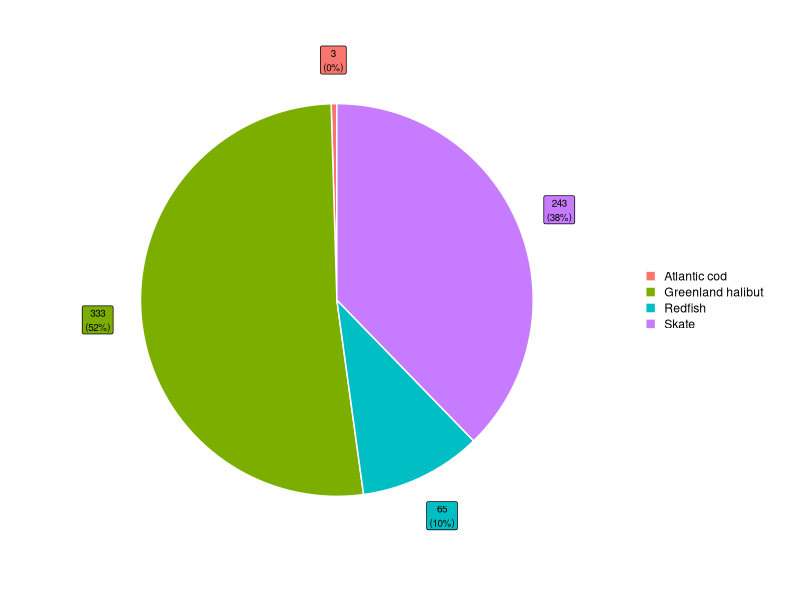
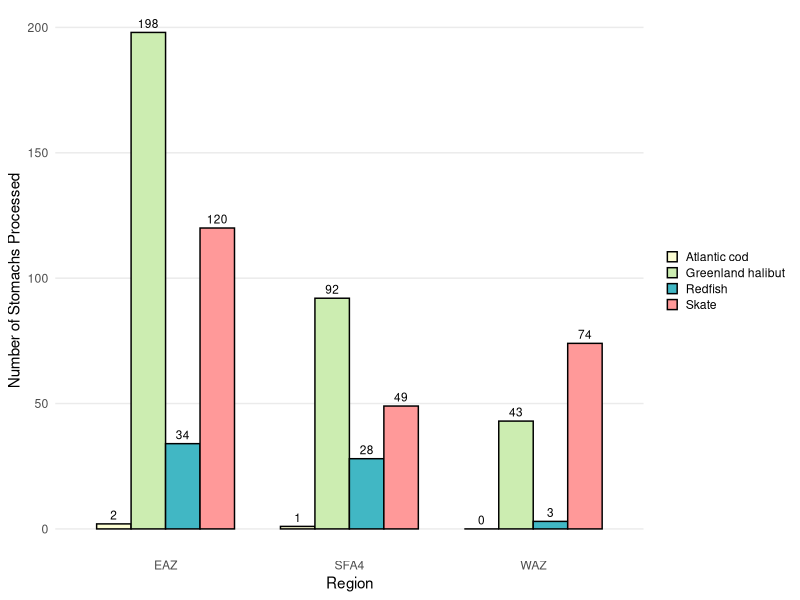
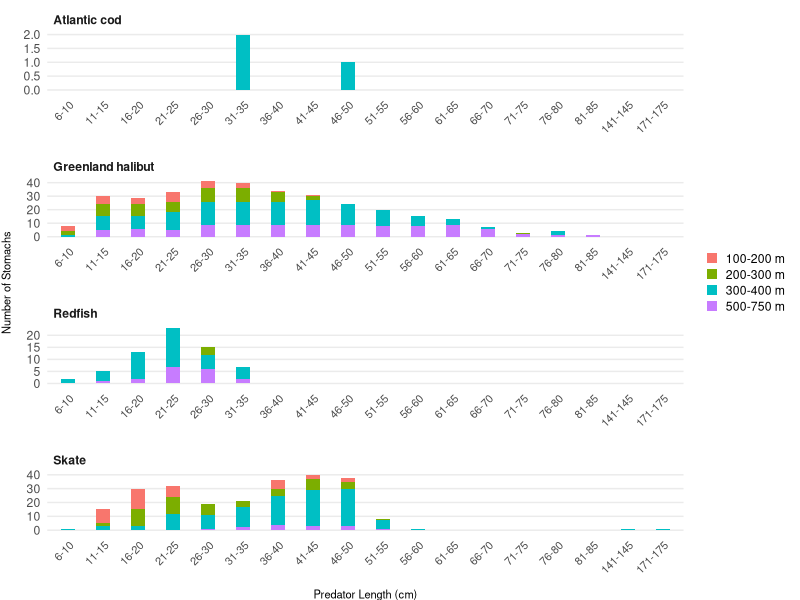

R code for these plots, in order: (Note: this script raises an error after producing the figures.)
## ---- chunk 1
knitr::opts_chunk$set(echo = TRUE) 

# This code chunk sets the parameters for the document code chunks

# The 'include=FALSE' parameter means this particular r chunk won't be shown in the report


######################### Required Packages ####################################


library(ggplot2)
library(tidyverse)
library(dplyr)
library(ggrepel)           # Fig 3: ensures labels don't overlap
library(reshape2)          # Fig 4
library(viridis)                 # Fig 5 - color blind friendly palette

######## Setting up the Theme

# At the 5 Minute mark it goes into establishing a universal theme for all charts https://www.youtube.com/watch?v=4KMrOZ_BbKE
    # not sure it would work here because it has charts and tables??

# examples from video is
# theme_set(theme_bw() + theme(title = element_text(colour = "steelblue", face = "bold")))


################# Notes on cross-referencing figures and tables ################


# In the YAML Header, the 'bookdown::word_document2' parameter gives the ability to cross-reference

# I can reference in text using Figure \@ref(fig:label). It hyperlinks it in pdf but not word. It also gives different Figure number in pdf and word. So there are still things to figure out.
  # to cross reference the figure needs a unique code-chunk name, and have a figure caption

# Code chunk names should be one word or separated with '-', not with spaces, '_', or '.'
  #{r code-chunk}

# I can create figure captions by including 'fig.cap=' in the {r code-chunk, fig.cap=caption text}.

  # If text \@ref(fig:label) is included in notes in the R markdown portion, there will be an error that occurs when Knitting. Therefore included here.
## ---- chunk 2

# This code chunk:
    # imports the data
    # manipulates the data it to create the base prey dataframe
    # manipulates the data it to create the base predator dataframe
    # checks & saves the dataframe structures

# The data imported must be structured consistently in order to utilize this coding.

# All code to check dataframe structure are commented out. If not they will produce outputs into the report.


############################ Key Data Structure Assumption #####################

# It is assumed that the imported data will initially have a structure consistent to the example saved immediately below. Particularly the variable names and variable data type (e.g. chr, int, num)



### Example initial imported dataset structure 

# 'data.frame':	2300 obs. of  16 variables:
#  $ content.key: chr  "72138002_892_1_1_-171_212" "72138002_892_1_1_-171_212" "72138002_892_1_1_-171_212" "72138002_892_1_1_-171_212" ...
#  $ prey.sp    : int  9998 9998 9998 9998 4770 4770 4770 4770 9998 9998 ...
#  $ weight     : num  0 0 0 0 0.0015 0.0015 0.0015 0.0015 0 0 ...
#  $ count      : int  0 0 0 0 1 1 1 1 0 0 ...
#  $ pred.sp    : int  892 892 892 892 892 892 892 892 892 892 ...
#  $ length     : int  40 40 40 40 45 45 45 45 52 52 ...
#  $ year       : int  2013 2013 2013 2013 2013 2013 2013 2013 2013 2013 ...
#  $ start.depth: int  823 823 823 823 823 823 823 823 823 823 ...
#  $ end.depth  : int  829 829 829 829 829 829 829 829 829 829 ...
#  $ lat.deg    : int  64 64 64 64 64 64 64 64 64 64 ...
#  $ lat.min    : num  27.9 27.9 27.9 27.9 27.9 ...
#  $ long.deg   : int  57 57 57 57 57 57 57 57 57 57 ...
#  $ long.min   : num  59.8 59.8 59.8 59.8 59.8 ...
#  $ sa.code    : chr  "2G" "RISA" "SFA2EX" "SFA3" ...
#  $ sort.key   : int  10 7 6 8 10 7 6 8 10 7 ...
#  $ trawl.id   : int  72138002 72138002 72138002 72138002 72138002 72138002 72138002 72138002 72138002 72138002 ...


####################### Importing Your Data ####################################


### import data

prey <- read.csv('data/raw/2019_StomachContent_test.csv') 
    # assumes header=TRUE and knows it's separated by commas

str(prey)
    # check initial data structure. Does it match example above?


########################## Creating Base Prey Dataframe ########################


# This code chunk:
    # manipulates the data it to create the base prey dataframe
    # checks & saves the dataframe structure

# 'prey' dataframe: each row is a new prey item per sampled stomachs

# Dataframe transformations:
    # add column with shrimp fishing regions (EAZ, WAZ, SFA4)
    # add column with predator 'category' names (Atlantic code, Greenland halibut, Redfish, Skate)
    # add column with depth range category (100-200 m, 200-300 m, 300-400 m, 400-500 m, 500-750 m)
    # add predator length range category (binned into 5 cm length groups)

# Finish with checking and storing dataframe structure



### Adding 'region' category (WAZ, EAZ, SFA4) 

prey$region = prey$Study.Area  
    # creates new column that is duplicate of sa.code, and renames to pred. name

prey <- prey %>% 
  mutate(region=recode(region, "RISA"="EAZ", "SFA2EX"="EAZ", "SFA3" = "WAZ",
                       "2G" = "SFA4"))
    # renaming values in the prey$region column



### Adding predator category

prey$pred.name = prey$OS_ID  
    # creates new column that is duplicate of pred.sp, and renames to pred. name

prey <- prey %>%
  mutate(pred.name=recode(pred.name, "892" = "Greenland halibut",
                          "438" = "Atlantic cod",
                          "792" = "Redfish", "793" = "Redfish", "794" = "Redfish",
                          "997" = "Redfish", "998" = "Redfish",
                          "80" = "Skate", "88" = "Skate", "89" = "Skate",
                          "90" = "Skate", "91" = "Skate", "92" = "Skate",
                          "94" = "Skate", "95" = "Skate", "96" = "Skate",
                          "97" = "Skate"))
    # replaces species codes with predatory categories in new column. 
    # See 'Predator Codes and Names.txt' file in 'Scripts' folder for list of species names attached to each code



### Adding depth range category

# The Access database does have a depth-range column BUT it has with a variety of overlapping ranges.
# Below code creates desired depth ranges based on start-end depths
# This ensures code is repeatable even if new depth ranges are added into the database

prey <- prey %>% 
  mutate(depth = case_when(Start.Depth >= 100 & End.Depth >= 100 & 
                             Start.Depth <= 200 & End.Depth <= 200 ~ "100-200 m",
                           
                           Start.Depth >= 200 & End.Depth >= 200 & 
                             Start.Depth <= 300 & End.Depth <= 300 ~ "200-300 m",
                           
                           Start.Depth >= 300 & End.Depth >= 300 & 
                             Start.Depth <= 400 & End.Depth <= 400 ~ "300-400 m",
                           
                           Start.Depth >= 400 & End.Depth >= 400 & 
                             Start.Depth <= 500 & End.Depth <= 500 ~ "300-400 m",
                           
                           Start.Depth >= 500 & End.Depth >= 500 & 
                             Start.Depth <= 750 & End.Depth <= 750 ~ "500-750 m"))
    # yes multiple categories both use the same 'start/end' points.
    # the combination of requirements within each depth category means there isn't actually overlap



### Adding predator length range category

# Binning the data
prey <- prey %>% 
  mutate(length.range = cut(Length, breaks=seq(from = 0, to = 5.99, by = 5.99))) %>% 
    # sets first bin as < 6
  
  mutate(length.range = cut(Length, breaks=seq(from = 5.99, to = max(Length)+5, by = 5)))   
    # sets remaining bins as # >=6 and <11 (or range 6-10). Etc
    # max(Length) ends the sequence at the length of the longest fish sampled
    # longest fish ends up being excluded with this
    # max(Length)+5 ensures the longest fish will be included


# Reformatting the binned outputs 
prey <- prey %>%
  mutate(length.range = str_replace(length.range, ',', '-')) %>%        
    # replaces , with -
  
  mutate(length.range = gsub("[(]|[]]", '', length.range,)) %>%        
    # removes ( or ]. Equivalent code wasn't working with str_replace
  
  mutate(length.range = str_replace(length.range, "5.99", "6"))  %>%    
    # replaces 5.99 with 6
  
  mutate(length.range = str_replace(length.range, "1$", "0")) %>%       
    # if the last digit is 1, it is replaced with a 0
  
  mutate(length.range = str_replace(length.range, "6$", "5"))           
    # if the last digit is 6, it is replaced with a 5



### Any missing values?

colSums(is.na(prey)) 
    # check if there are any NAs remaining (shows # NA's per column)



### Saving the prey dataframe structure

str(prey) 

# 'data.frame':	1236 obs. of  23 variables:
 
# $ ContentKey        : chr  "62114003_892_3_1_-14_1733" "62114003_892_3_1_-15_1732" "62114003_892_3_1_-16_1728"...
# $ Prey_OS_ID        : int  6967 9998 6967 6967 6967 6967 8020 8020 4950 8530 ...
# $ PreyWt            : num  0.3 NA 0.286 0.091 0.079 ...
# $ Prey_Count        : int  NA NA NA NA NA NA NA NA NA NA ...
# $ OS_ID             : int  892 892 892 892 892 892 892 892 892 892 ...
# $ Length            : num  24.5 20 20 20.5 17 14 37.5 27 27 33 ...
# $ Trawl_ID          : int  62114003 62114003 62114003 62114003 62114003 62114003 62114003 62114003 62114003 ...
# $ Year              : int  2019 2019 2019 2019 2019 2019 2019 2019 2019 2019 ...
# $ Start.Depth       : int  269 269 269 269 269 269 269 269 269 269 ...
# $ End.Depth         : int  271 271 271 271 271 271 271 271 271 271 ...
# $ Depth.Range       : chr  "201-300" "201-300" "201-300" "201-300" ...
# $ Study.Area        : chr  "2G" "2G" "2G" "2G" ...
# $ Scientific.Name   : chr  "REINHARDTIUS HIPPOGLOSSOIDES" "REINHARDTIUS HIPPOGLOSSOIDES" ...
# $ CommonName        : chr  "GREENLAND HALIBUT, TURBOT" "GREENLAND HALIBUT, TURBOT" ...
# $ Start.Lat.Degree  : int  57 57 57 57 57 57 57 57 57 57 ...
# $ Start.Lat.Minutes : num  45.1 45.1 45.1 45.1 45.1 ...
# $ Start.Long.Degree : int  60 60 60 60 60 60 60 60 60 60 ...
# $ Start.Long.Minutes: num  24.2 24.2 24.2 24.2 24.2 ...
# $ FishKey           : chr  "62114003_892_3_1_-14" "62114003_892_3_1_-15" "62114003_892_3_1_-16" ...
# $ region            : chr  "SFA4" "SFA4" "SFA4" "SFA4" ...
# $ pred.name         : chr  "Greenland halibut" "Greenland halibut" "Greenland halibut" "Greenland halibut" ...
# $ depth             : chr  "200-300 m" "200-300 m" "200-300 m" "200-300 m" ...
# $ length.range      : chr  "21-25" "16-20" "16-20" "16-20" ...


###################### Creating Base Predator Dataframe ########################


# This code chunk:
    # manipulates the data it to create the base predator dataframe
    # checks & saves the dataframe structure

# 'pred' dataframe: each row is a new fish that's stomach was sampled 

# Dataframe transformations:
    # check number of fish sampled
    # duplicate prey dataframe
    # remove duplicate fish-id values (from multiple prey found within stomachs)
    # confirm number of sampled fish retained is correct
    # add column for number of stomachs sampled

# Finish with checking and storing dataframe structure



### checking how many unique fish were sampled

length(unique(prey$FishKey))
    # 2019 data: 644 observations



### duplicating base prey dataframe

pred <- prey



### Retain one row per sampled fish

# removing duplicated values for FishKey so that there is one entry per predator
pred <- pred[!duplicated(pred$FishKey),]
    # removes duplicates in FishKey

# CHECK NUMBER VARIABLES! Does it match # unique fish sampled above

 str(pred) 
    # for 2019 data: 644 observations



### Adding category for the number of stomachs sampled per fish

pred$sampled.stomach <- 1 



### Saving Structure of Base Dataframe

# str(pred)

# 'data.frame':	644 obs. of  22 variables:

# $ ContentKey        : chr  "62114003_892_3_1_-14_1733" "62114003_892_3_1_-15_1732" ...
# $ Prey_OS_ID        : int  6967 9998 6967 6967 6967 6967 8020 8020 8530 8020 ...
# $ PreyWt            : num  0.3 NA 0.286 0.091 0.079 ...
# $ Prey_Count        : int  NA NA NA NA NA NA NA NA NA NA ...
# $ OS_ID             : int  892 892 892 892 892 892 892 892 892 892 ...
# $ Length            : num  24.5 20 20 20.5 17 14 37.5 27 33 33.5 ...
# $ Trawl_ID          : int  62114003 62114003 62114003 62114003 62114003 62114003 62114003 62114003 62114003 ...
# $ Year              : int  2019 2019 2019 2019 2019 2019 2019 2019 2019 2019 ...
# $ Start.Depth       : int  269 269 269 269 269 269 269 269 269 269 ...
# $ End.Depth         : int  271 271 271 271 271 271 271 271 271 271 ...
# $ Depth.Range       : chr  "201-300" "201-300" "201-300" "201-300" ...
# $ Study.Area        : chr  "2G" "2G" "2G" "2G" ...
# $ Scientific.Name   : chr  "REINHARDTIUS HIPPOGLOSSOIDES" "REINHARDTIUS HIPPOGLOSSOIDES" ...
# $ CommonName        : chr  "GREENLAND HALIBUT, TURBOT" "GREENLAND HALIBUT, TURBOT" ...
# $ Start.Lat.Degree  : int  57 57 57 57 57 57 57 57 57 57 ...
# $ Start.Lat.Minutes : num  45.1 45.1 45.1 45.1 45.1 ...
# $ Start.Long.Degree : int  60 60 60 60 60 60 60 60 60 60 ...
# $ Start.Long.Minutes: num  24.2 24.2 24.2 24.2 24.2 ...
# $ FishKey           : chr  "62114003_892_3_1_-14" "62114003_892_3_1_-15" "62114003_892_3_1_-16" ...
# $ region            : chr  "SFA4" "SFA4" "SFA4" "SFA4" ...
# $ pred.name         : chr  "Greenland halibut" "Greenland halibut" "Greenland halibut" "Greenland halibut" ...
# $ sampled.stomach      : num  1 1 1 1 1 1 1 1 1 1 ...

## ---- chunk 3

# The purpose of this code chunk is to create Figure 3

# Figure Caption is currently from Polaczek 2023

# The sections of this code chunk are:
    # Creating a new dataframe for Figure 3
    # Creating and Formatting Figure 3 pie chart
    # Recording Additional Geom_Label arguments that we may want to include in further edits 

# Tutorial and experimental codes for Fig 3 are saved in (scripts/draft code/Draft_Script_Fig03_PieChart.R).

# Those notes include other pie chart packages, functions, and arguments that I learned but did not end up using

# Additional notes on geom_label and geom_label_repel are saved at the bottom of (Script_Figure3_PieChart.R)


#################### Creating new dataframe for Figure #########################


# This dataframe will detail the total sum of stomachs sampled per predator category

# All code to check dataframe structure are commented out. If not they will produce outputs into the report.

# library(ggrepel) 
    # included in code chunk 'r setup'



### Create figure dataframe

pred.total <- aggregate(pred$sampled.stomach, list(pred$pred.name), sum)

# pred.total 



### Renaming the columns in the new dataframe

names(pred.total)[names(pred.total) == "Group.1"] <- "pred.name"

names(pred.total)[names(pred.total) == "x"] <- "stomach.total"

# names(pred.total)



### Creating figure labels

pred.total$label <- paste(pred.total$stomach.total, sep = "
", 
                          paste0( "(", round(100 * pred.total$stomach.total / sum(pred.total$stomach.total), 0 ), "%)" ))
    # Label structure will be 'total stomach sampled (% of stomachs)'
    # DO NOT ADJUST THE SPACING AFTER [sep = "..."]. This splits the values into 2 lines. Adding spaces will uncenter second line. 
    # paste() puts spaces between labels
    # paste0() does not have spaces between labels. Which means there is no space between # and % (e.g. 40% vs 40 %)



### Checking Final Database Structure

# str(pred.total)


### Saving Final Database Structure 

# 'data.frame':	4 obs. of  3 variables:
#  $ pred.name    : chr  "Atlantic cod" "Greenland halibut" "Redfish" "Skate"
#  $ stomach.total: num  20 1340 900 40
#  $ label        : chr  "20\n(1%)" "1340\n(58%)" "900\n(39%)" "40\n(2%)"


################### Building and Formatting the Pie Chart ######################


### Creating the pie chart

ggplot(pred.total, aes(x = "", y = stomach.total, fill = pred.name)) +
  
  coord_polar(theta = "y") + 
        # basing the circular coordinates on the y value (stomach.total)
  
  geom_col(color = "white", linewidth = 0.5) + 
       # creates white line separations between pieces
  
  theme_void() + 
        # removes the default theme (grey background & external grid lines)
  
  geom_label(aes(x = 1.65, label = label),  
        # x=# moves labels along 'x-axis'. Goal here is outside the pie chart.
        # label = pred.total$label created above. 
        # with 'aes()' we don't need 'pred.total$..'. Knows we are in 
    size = 2.5, 
        # adjusts size of label text
    position = position_stack(vjus = 0.5), 
        # defines 'y-axis' position of label. 'vjus=0.5' is centered.
    show.legend = FALSE) +
        # Removes geom_label default of adding an 'a' to legend colors
  
  theme(
    legend.title = element_blank(), 
        # removes legend title
    legend.key.size = unit(3, "mm"), 
        # adjusts width of legend color symbols
    legend.key.height = unit(3, "mm"), 
        # adjusts height of legend color symbols
    legend.key.spacing.y = unit(1, "mm"),
        # defines space between legend items
  )

## ---- chunk 4

# The purpose of this code chunk is to create Figure 4

# Figure Caption is currently from Polaczek 2023

# The sections of this code chunk are:
    # Creating a new dataframe for Figure 4
    # Creating and Formatting Figure 4 bar chart

# If desired, additional notes and links to tutorial youtubes/webpages I used to create Figure 4 are recorded in (scripts/draft code/Draft_Script_Fig4_Bar-sample-region.R)

# Those notes include sites and tutorials that assisted me with:
    # Creating figure dataset
    # GGPLOT2 Code for Grouped Pie Charts
    # additional ggplot2 arguments not used in this chart



################### Creating New Dataframe for Fig 4 ###########################

# This dataframe will detail the total sum of stomachs sampled per predator category in each region

# All code to check dataframe structure are commented out. If not they will produce outputs into the report.

# New Dataframe structure will need:
    # Two categorical variables:
        # x-axis: regions
        # fill: predator category
    # One numerical variable: 
        # y-axis: total samples per predator species per region

# library(reshape2) 
    # included in code chunk 'r setup'



### create Fig 4 dataframe: sum stomach samples per species, per region

wide.data <- dcast(pred, region~pred.name, value.var="sampled.stomach", sum)
    # creates a dataframe in a 'wide format' and we will want a 'long format' dataframe
    # Tutorial 1 in Fig 4 draft code doc

# wide.data



### converting 'wide format' to 'long format'

region.total <- melt(data = wide.data,                       
      # melt() converts from wide (sp. spread across rows) to long format (sp. compiled into one row)
                     id.vars = "region",                     
      # id.vars : vector of variables I want to stack
                     measured.vars = c("Atlantic cod",       
                                       "Greenland halibut", 
                                       "Redfish", "Skate"),
      # measured.vars : identifies the columns that have the data I want to stack
                     variable.name = "pred.name",            
      # variable.name : what I want to call the stacked column
                     value.name = "stomach.sum")             
      # value.name : name of the column of my stacked measurements in my output data frame
    
      # Tutorial 2 in Fig 4 draft code doc melt()
    

# region.total



### Checking Final Database Structure

# str(region.total)



### Saving Final Database Structure 

# 'data.frame':	12 obs. of  3 variables:
# $ region     : chr  "EAZ" "SFA4" "WAZ" "EAZ" ...
# $ pred.name  : Factor w/ 4 levels "Atlantic cod",..: 1 1 1 2 2 2 3 3 3 4 ...
# $ stomach.sum: num  2 1 0 198 92 43 34 28 3 120 ...


############### Building and Formatting the Grouped Bar Chart ##################


### Grouped Bar Chart

ggplot(data = region.total,
       aes(fill=pred.name, y=stomach.sum, x=region)) + 
  
  geom_bar(position = position_dodge(),                          
         # makes the bars beside each other while being compatible with additional arguments
           width = 0.75,                                         
         # defines width of bars
           stat="identity",
           color = "black") +                                    
         # makes black boarders around bars
  
  geom_text(aes(label = stomach.sum),                            
         # label bar charts based on y value
            vjust = -0.5,                                        
         # puts labels above bars
            size = 3,                                            
         # changes size of labels
            position = position_dodge(width = 0.75)) +
         # matches the labels with our grouped bars (match widths in geom_text and geom_bar)
  
  scale_fill_manual(values = c("Atlantic cod" = "#FCFED4",       
                               "Greenland halibut" = "#CCEDB1", 
                               "Redfish" = "#41B7C4", 
                               "Skate" ="#FF9999" )) +
        # above assigns colour to particular predator categories
  
  theme_minimal() +                                              
        # minimal theme removes right/left boarders
        # minimal theme places x-axis directly below bars
        # minimal theme removes gray background color
  
  theme(legend.title = element_blank(),                          
        # removes legend title
        legend.key.size = unit(3, "mm"),                         
        # adjusts width of legend color symbols
        legend.key.height = unit(3, "mm"),                       
        # adjusts height of legend color symbols 
        legend.key.spacing.y = unit(1, "mm"),                    
        # defines space between legend items
        panel.grid.minor = element_blank(),                      
        # removes all minor grid-lines 
        panel.grid.major.x = element_blank()) +                  
        # removes grid-lines along the x-axis
  
  labs(x = "Region",                                             
        # x-axis title
       y = "Number of Stomachs Processed",)                      
        # y-axis title

## ---- chunk 5
# The purpose of this code chunk is to create Figure 5

# The sections of this code chunk are:
    # Creating and Formatting Figure 5 paneled-bar chart

# No creation of a new dataframe is required for Fig 5


# This figure will detail the total sum of stomachs sampled per size class within each depth stratum.
    # Different panel for each predator category

# Figure structure will need:
    # Three categorical variables:
        # x-axis: predator length
        # fill: depth range
        # facet: predator category
    # One numerical variable:
        # y-axis: sum stomach samples that falls within categories


# If desired, old/test code and additional links to tutorial youtubes/webpages I used to create Figure 5 are recorded in (scripts/draft code/Draft_Script_Fig5_Stomach-by-Length.R)

# Those notes include sites and tutorials that assisted me with:
    # Data structure for figure
    # Building faceted stacked bar charts
    # Formatting faceted stacked bar charts
    # Unused but Interesting ggplot2 arguments
    # Creating a Base Theme for R Markdown Plots


############### Building and Formatting the Grouped Bar Chart ##################


### Faceted Stacked Bar Chart

ggplot(pred, aes(reorder(length.range, Length))) +  
  # orders the X-axis categories based on numerical length of fish
  # basically makes ggplot see and order the x-axis as numbers vs text
  
  geom_bar(aes(fill = depth),
           position = "stack",
           stat="count",
           width = 0.4) +   # changes the width of the bars 
  
  facet_wrap(~ pred.name, 
             nrow = 5, 
             scale = "free_y",
             axes = "all_x") +
  
  theme_minimal() + 
  
  theme(axis.text.x = element_text(angle = 45,hjust = 1, size = 8 ),
        axis.title = element_text(size = 8),
        axis.title.y = element_text(vjust = +3),                 # pulls y-axis title away from chart
        axis.title.x = element_text(vjust = -2),                 # pulls x-axis title away from chart
        legend.title = element_blank(),                          # removes legend title
        legend.key.size = unit(3, "mm"),                         # adjusts width of legend color symbols
        legend.key.height = unit(3, "mm"),                       # adjusts height of legend color symbols
        legend.key.spacing.y = unit(1, "mm"),                    # defines space between legend items
        panel.grid.minor = element_blank(),                      # removes all minor grid-lines
        panel.grid.major.x = element_blank(),
        panel.spacing = unit(13, 'point'),                         # adds space between panels
        strip.text = element_text(face = "bold",      # bolds the panel titles
                                  hjust = 0)) +       # pulls panel titles to the top left
  
  labs(x = "Predator Length (cm)",
       y = "Number of Stomachs")
## ---- chunk 6

## ---- chunk 7

# This section will export the dataframes you have created.

# !! Make sure you update the years appropriately or old data will be written over !!

write.csv(prey, file="data/processed/2019rm_basePrey.csv")
    # base prey dataframe

write.csv(pred, file="data/processed/2019rm_basePred.csv")
    # base predator dataframe

write.csv(pred.total, file="data/processed/2019_F3_pred.total.csv")
    # Fig 3 dataframe

write.csv(region.total, file="data/processed/2019rm_F4_region.total.csv")
    # Fig 4 dataframe


